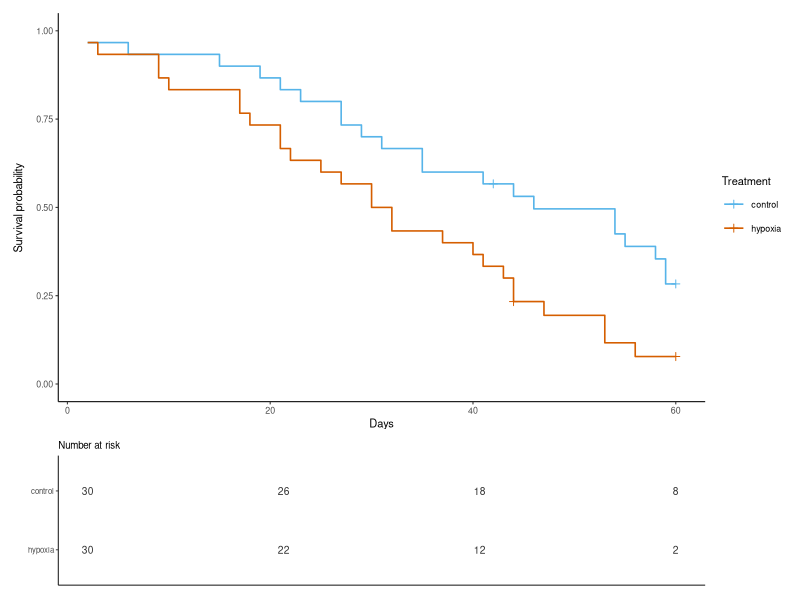

R code for this plot:
# ============================================================
# bioR · 生存分析：时间到事件
# All example code for ch16, auto-assembled from tools/examples/.
# Regenerate: node tools/build-chapter-scripts.mjs
# Data: copy assets/data/ into your project before running.
# ============================================================

# ---- ch16-ex-01.R ----
suppressPackageStartupMessages({
  library(readr); library(dplyr); library(survival)
})
d <- read_csv(here::here("assets/data/pika_survival.csv"), show_col_types = FALSE) |>
  mutate(status = as.integer(status), treatment = factor(treatment))
d |>
  group_by(treatment) |>
  summarise(n = n(), events = sum(status), censored = sum(status == 0),
            median_follow = median(time_days), max_follow = max(time_days)) |>
  ungroup() |>
  as.data.frame()

# ---- ch16-ex-02.R ----
suppressPackageStartupMessages({
  library(readr); library(dplyr); library(survival)
})
d <- read_csv(here::here("assets/data/pika_survival.csv"), show_col_types = FALSE) |>
  mutate(status = as.integer(status), treatment = factor(treatment))
fit <- survfit(Surv(time_days, status) ~ treatment, data = d)
tb <- summary(fit)$table
data.frame(
  group = unname(sub("treatment=", "", rownames(tb))),
  n = unname(tb[, "records"]),
  events = unname(tb[, "events"]),
  median_days = unname(round(tb[, "median"], 1)),
  LCL = unname(round(tb[, "0.95LCL"], 1)),
  UCL = unname(round(tb[, "0.95UCL"], 1)),
  row.names = NULL
)

# ---- ch16-ex-03.R ----
suppressPackageStartupMessages({
  library(readr); library(dplyr); library(survival)
})
d <- read_csv(here::here("assets/data/pika_survival.csv"), show_col_types = FALSE) |>
  mutate(status = as.integer(status), treatment = factor(treatment))
lr <- survdiff(Surv(time_days, status) ~ treatment, data = d)
cox <- coxph(Surv(time_days, status) ~ treatment, data = d)
s <- summary(cox)
r1 <- data.frame(
  test = "log-rank",
  value = round(lr$chisq, 2), lower = NA, upper = NA,
  p = signif(pchisq(lr$chisq, df = 1, lower.tail = FALSE), 3)
)
r2 <- data.frame(
  test = paste0("Cox HR: ", rownames(s$conf.int)),
  value = round(s$conf.int[, "exp(coef)"], 2),
  lower = round(s$conf.int[, "lower .95"], 2),
  upper = round(s$conf.int[, "upper .95"], 2),
  p = signif(s$coefficients[, "Pr(>|z|)"], 3)
)
rbind(r1, r2)

# ---- ch16-ex-04.R ----
suppressPackageStartupMessages({
  library(readr); library(dplyr); library(survival)
})
d <- read_csv(here::here("assets/data/pika_survival.csv"), show_col_types = FALSE) |>
  mutate(status = as.integer(status), treatment = factor(treatment))
cox <- coxph(Surv(time_days, status) ~ treatment, data = d)
z <- cox.zph(cox)
data.frame(
  term = rownames(z$table),
  chisq = round(z$table[, "chisq"], 2),
  df = z$table[, "df"],
  p = round(z$table[, "p"], 3)
)

# ---- ch16-ex-05.R ----
suppressPackageStartupMessages({
  library(readr); library(dplyr); library(survival); library(broom)
  library(ggplot2); library(patchwork)
})
d <- read_csv(here::here("assets/data/pika_survival.csv"), show_col_types = FALSE) |>
  mutate(status = as.integer(status), treatment = factor(treatment))
fit <- survfit(Surv(time_days, status) ~ treatment, data = d)
cox <- coxph(Surv(time_days, status) ~ treatment, data = d)
s <- summary(cox)
dir.create(here::here("data"), showWarnings = FALSE)
dir.create(here::here("figures"), showWarnings = FALSE)
res <- data.frame(
  term = rownames(s$conf.int),
  HR = round(s$conf.int[, "exp(coef)"], 3),
  lower = round(s$conf.int[, "lower .95"], 3),
  upper = round(s$conf.int[, "upper .95"], 3),
  p = signif(s$coefficients[, "Pr(>|z|)"], 3)
)
write_csv(res, here::here("data/stats_cox.csv"))
km <- broom::tidy(fit)
km$strata <- factor(km$strata, levels = c("treatment=control", "treatment=hypoxia"))
p_km <- ggplot(km, aes(time, estimate, colour = strata)) +
  geom_step(linewidth = .55) +
  geom_point(data = km[km$n.censor > 0, ], shape = 3, size = 1.6) +
  scale_colour_manual(values = c("treatment=control" = "#56B4E9", "treatment=hypoxia" = "#D55E00"),
                      breaks = c("treatment=control", "treatment=hypoxia"),
                      labels = c("control", "hypoxia")) +
  coord_cartesian(ylim = c(0, 1)) +
  labs(x = "Days", y = "Survival probability", colour = "Treatment") +
  theme_classic(base_size = 8)
tt <- c(0, 20, 40, 60)
sm <- summary(fit, times = tt)
risk <- data.frame(time = sm$time, strata = sm$strata, n = sm$n.risk)
risk$strata <- factor(risk$strata, levels = c("treatment=control", "treatment=hypoxia"))
p_risk <- ggplot(risk, aes(time, strata, label = n)) +
  geom_text(size = 2.6, colour = "#333333") +
  scale_y_discrete(limits = c("treatment=hypoxia", "treatment=control"),
                   labels = c("hypoxia", "control")) +
  labs(x = NULL, y = NULL, title = "Number at risk") +
  theme_classic(base_size = 7) +
  theme(panel.grid = element_blank(), axis.text.x = element_blank(),
        axis.ticks.x = element_blank(), plot.title = element_text(size = 7))
p <- p_km / p_risk + plot_layout(heights = c(3, 1))
ggsave(here::here("figures/fig_survival.svg"), p, width = 183, height = 90, units = "mm")
data.frame(
  file = c("data/stats_cox.csv", "figures/fig_survival.svg"),
  exists = file.exists(here::here(c("data/stats_cox.csv", "figures/fig_survival.svg"))),
  logrank_p = c(signif(pchisq(survdiff(Surv(time_days, status) ~ treatment, data = d)$chisq,
                              df = 1, lower.tail = FALSE), 2), NA)
)
